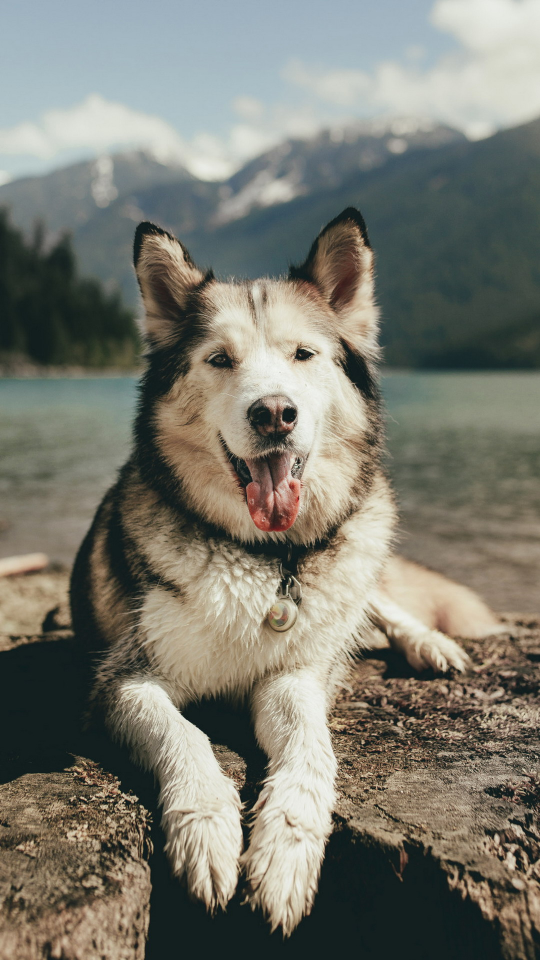
#> input picture images/img1.akspic.ru-datskij_dog-sebirskaya_haski-amerikanskij_elzasskij-gavanskaya_bolonka-alyaskinskij_malamut-1080x1920.jpg, 1080 x 1920 px (shown at 1/2 size); its folder holds only this picture in this run
$ jupyter execute report.ipynb
#> lines starting #> are read from the running program, lines starting #| are printed output that depends on the picture
### Завдання 1: Робота з набором файлів
Мета: створити функцію, що аналізує зображення у папці та формує
таблицю з інформацією про файли.

[cell 1]
import os
import pandas as pd
from PIL import Image
import glob

def get_image_info(folder_path):
#> called with folder_path = 'images'
    files = glob.glob(os.path.join(folder_path, '*'))
    image_data = []
    for file in files:
        if file.lower().endswith(('.png', '.jpg', '.jpeg', '.bmp', '.gif', '.tiff')):
            try:
                img = Image.open(file)
#> img is the input picture: PIL image 1080x1920 RGB; mean R, G, B 123, 122.4, 111.8
                info = {
                    'file_name': os.path.basename(file),
                    'color_mode': img.mode,
                    'format': img.format,
                    'channels': len(img.getbands()),
                    'file_size_MB': round(os.path.getsize(file) / (1024 * 1024), 2),
                    'width': img.width,
                    'height': img.height,
                    'full_path': file,
                    'thumbnail': img.resize((100, 100))
                }
                image_data.append(info)
            except Exception as e:
                print(f"Ошибка при обработке файла {file}: {e}")
    df = pd.DataFrame(image_data)
#> df = table of 1 rows and 9 columns
    return df

[cell 2]
folder_path = 'images'  # Замените на путь к вашей папке
df = get_image_info(folder_path)
#> df = table of 1 rows and 9 columns
display(df)  # Показать DataFrame в Jupyter

### Завдання 2: Створення постера
Мета: створити функцію, що генерує постер із зображень у папці,
додаючи випадкові кольорові фільтри.

[cell 3]
import random
import numpy as np
from PIL import Image

# Функция для обрезки изображения до квадрата
def crop_to_square(img):
    width, height = img.size
#> width = 1080; height = 1920
    min_side = min(width, height)
#> min_side = 1080

    left = (width - min_side) / 2
#> left = 0
    top = (height - min_side) / 2
#> top = 420
    right = (width + min_side) / 2
#> right = 1080
    bottom = (height + min_side) / 2
#> bottom = 1500

    img_cropped = img.crop((left, top, right, bottom))
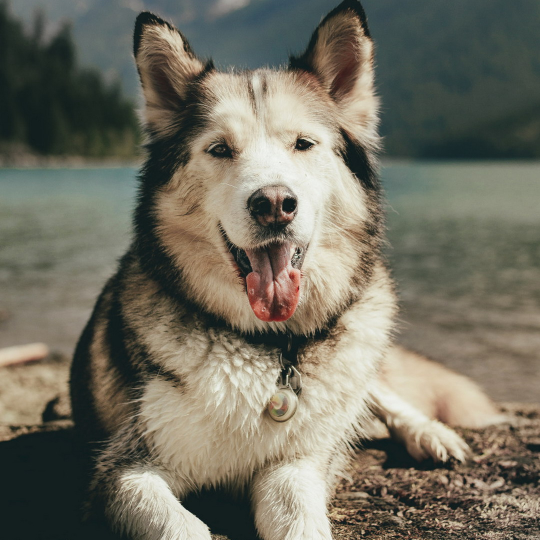
#> img_cropped: PIL image 1080x1080 RGB (shown at 1/2 size); mean R, G, B 115.3, 112.1, 98
    return img_cropped

# Функция для применения случайного фильтра
def apply_random_filter(img):
    filters = ['red', 'green', 'blue', 'yellow', 'purple', 'cyan']
    filter_choice = random.choice(filters)

    img = img.convert("RGB")
    np_img = np.array(img)

    if filter_choice == 'red':
        np_img[:, :, 1:] = 0  # Убираем зеленый и синий каналы
    elif filter_choice == 'green':
        np_img[:, :, [0, 2]] = 0  # Убираем красный и синий каналы
    elif filter_choice == 'blue':
        np_img[:, :, :2] = 0  # Убираем красный и зеленый каналы
    elif filter_choice == 'yellow':
        np_img[:, :, 2] = 0  # Убираем синий канал
    elif filter_choice == 'purple':
        np_img[:, :, 0] = 0  # Убираем красный канал
    elif filter_choice == 'cyan':
        np_img[:, :, 1] = 0  # Убираем зеленый канал

    return Image.fromarray(np_img)

# Функция для создания постера
def create_poster(folder_path, output_file, images_in_row, images_in_column):
    # Считываем все изображения из папки
    files = glob.glob(os.path.join(folder_path, '*'))
    image_files = [f for f in files if f.lower().endswith(('.png', '.jpg', '.jpeg', '.bmp', '.gif', '.tiff'))]

    # Ограничиваем количество изображений для постера
    selected_files = random.choices(image_files, k=min(12, len(image_files)))  # Максимум 12 изображений

    images = []
    for file in selected_files:
        img = Image.open(file)
        img_cropped = crop_to_square(img)  # Обрезаем в квадрат
        img_resized = img_cropped.resize((500, 500))  # Изменяем размер
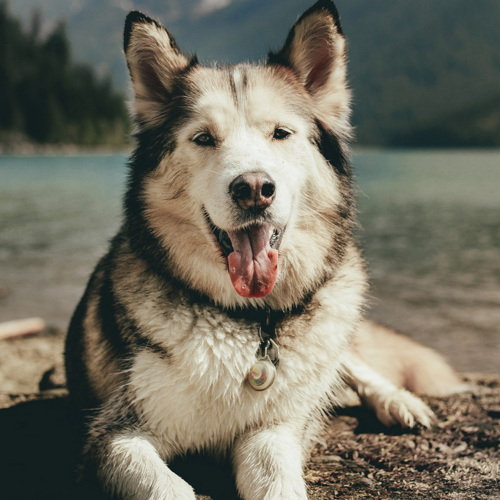
#> img_resized: PIL image 500x500 RGB; mean R, G, B 115.3, 112.1, 98
        img_with_filter = apply_random_filter(img_resized)  # Применяем случайный фильтр
#> in apply_random_filter, `np_img[:, :, 2] = 0`:
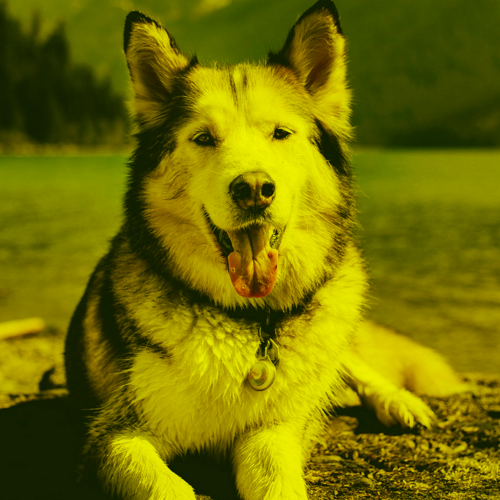
#> np_img: shape (500, 500, 3); mean R, G, B 115.3, 112.1, 0
        images.append(img_with_filter)

    # Вычисляем размеры для постера
    poster_width = images_in_row * 500
    poster_height = images_in_column * 500
    poster = Image.new('RGB', (poster_width, poster_height))
#> poster: PIL image 2000x1500 RGB; every value is 0

    # Размещаем изображения на постере
    for i in range(images_in_column):
        for j in range(images_in_row):
            if i * images_in_row + j < len(images):
                poster.paste(images[i * images_in_row + j], (j * 500, i * 500))
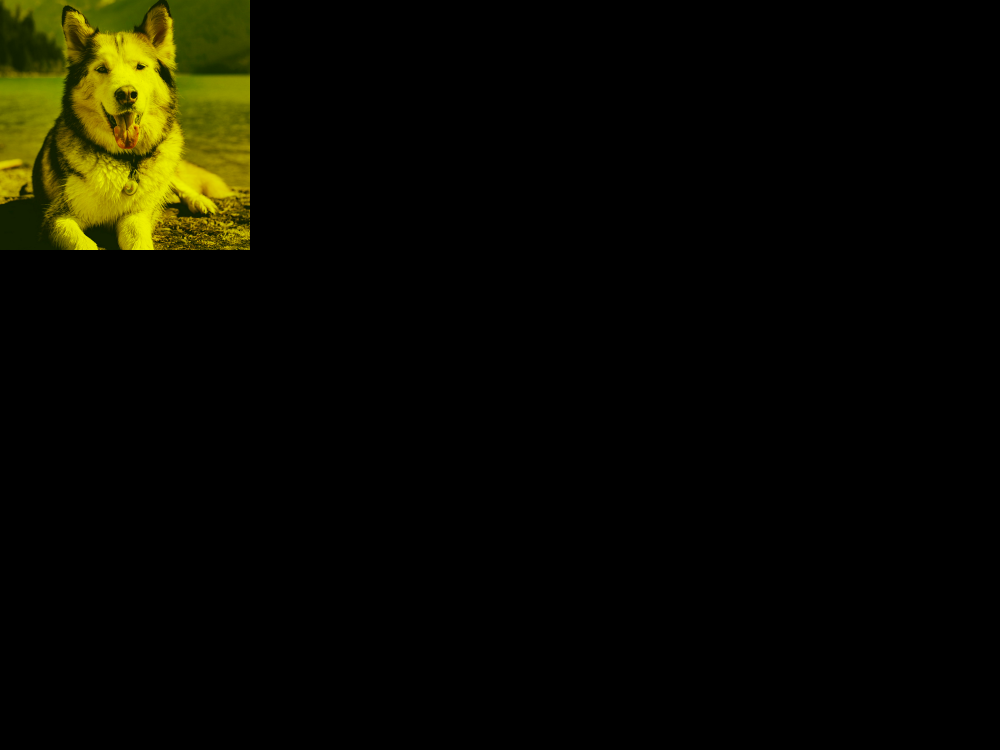
#> poster: PIL image 2000x1500 RGB (shown at 1/2 size); mean R, G, B 9.6, 9.3, 0

    # Сохраняем и показываем постер
    poster.save(output_file)
    poster.show()

[cell 4]
folder_path = 'images'


create_poster(folder_path, 'poster1.jpg', 4, 3)
create_poster(folder_path, 'poster2.png', 3, 4)
#> call 2 of create_poster, with folder_path = 'images', output_file = 'poster2.png', images_in_row = 3, images_in_column = 4
#> in apply_random_filter (call 2), `np_img[:, :, 0] = 0`:
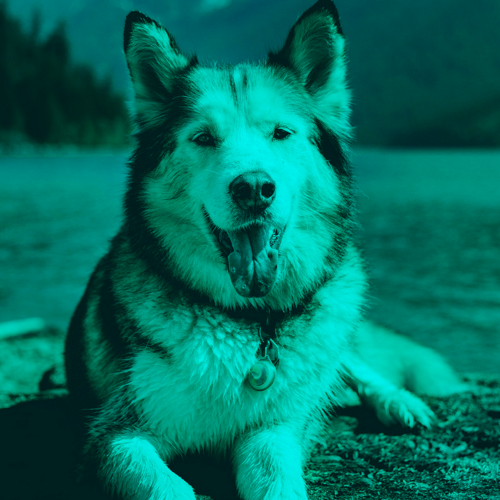
#> np_img: shape (500, 500, 3); mean R, G, B 0, 112.1, 98
#> in create_poster (call 2), `poster = Image.new('RGB', (poster_width, poster_height))`: poster: PIL image 1500x2000 RGB; every value is 0
#> after the loop in create_poster (call 2), `for i in range(images_in_column):`:
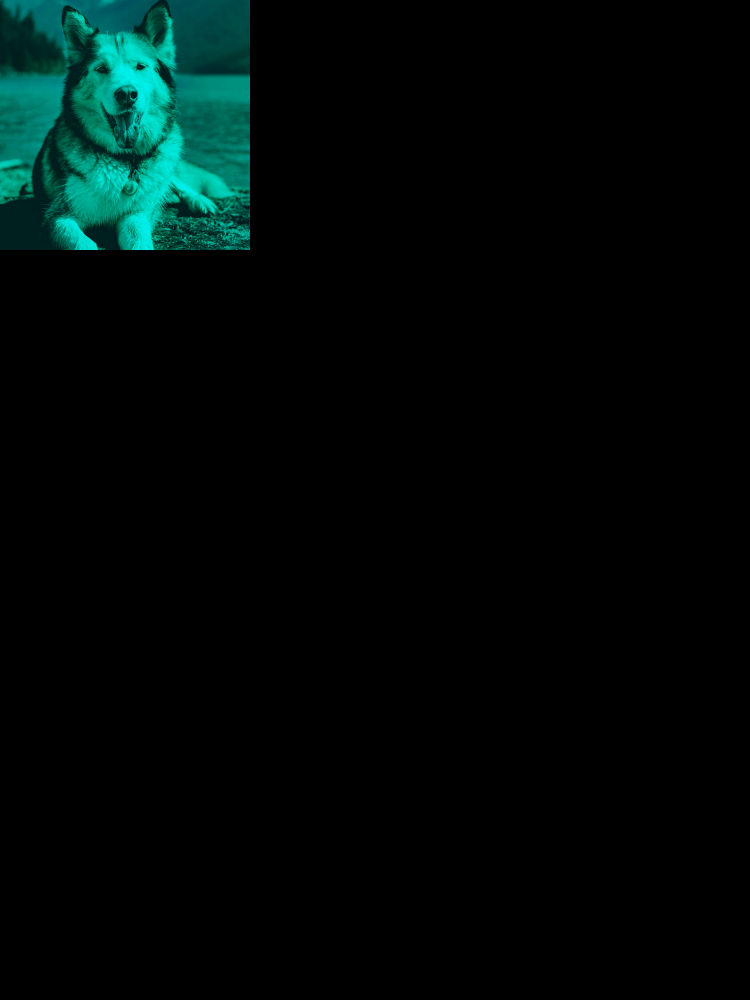
#> poster: PIL image 1500x2000 RGB (shown at 1/2 size); mean R, G, B 0, 9.3, 8.2
create_poster(folder_path, 'poster3.jpg', 2, 2)
#> call 3 of create_poster, with folder_path = 'images', output_file = 'poster3.jpg', images_in_row = 2, images_in_column = 2
#> in apply_random_filter (call 3), `np_img[:, :, :2] = 0`:
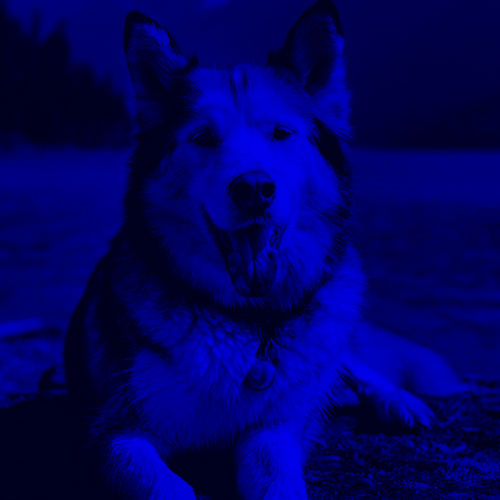
#> np_img: shape (500, 500, 3); mean R, G, B 0, 0, 98
#> in create_poster (call 3), `poster = Image.new('RGB', (poster_width, poster_height))`: poster: PIL image 1000x1000 RGB; every value is 0
#> after the loop in create_poster (call 3), `for i in range(images_in_column):`:
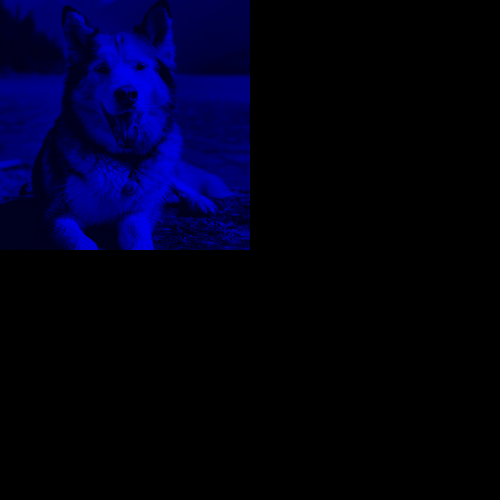
#> poster: PIL image 1000x1000 RGB (shown at 1/2 size); mean R, G, B 0, 0, 24.5

$ run again, on images/img2.akspic.ru-bakenbardy-russkaya_golubaya-shotlandskaya_vislouhaya-shartrez-britanskaya_korotkosherstnaya-1080x1920.jpg
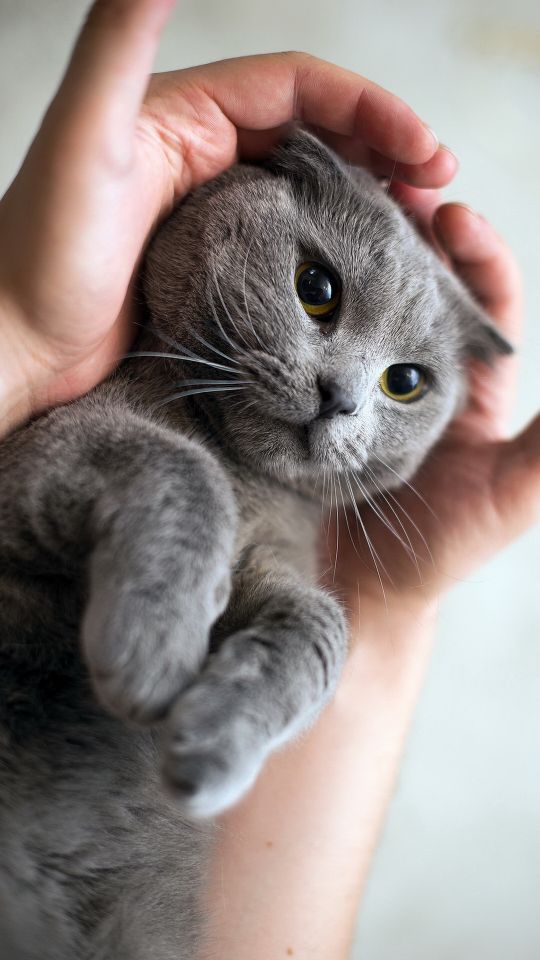
#> input picture images/img2.akspic.ru-bakenbardy-russkaya_golubaya-shotlandskaya_vislouhaya-shartrez-britanskaya_korotkosherstnaya-1080x1920.jpg, 1080 x 1920 px (shown at 1/2 size)
#> in get_image_info, img is the input picture: PIL image 1080x1920 RGB; mean R, G, B 146.3, 134.9, 131.2
#> in get_image_info, `df = pd.DataFrame(image_data)`: df = table of 1 rows and 9 columns
#> after the loop in create_poster (call 2), `for i in range(images_in_column):`:
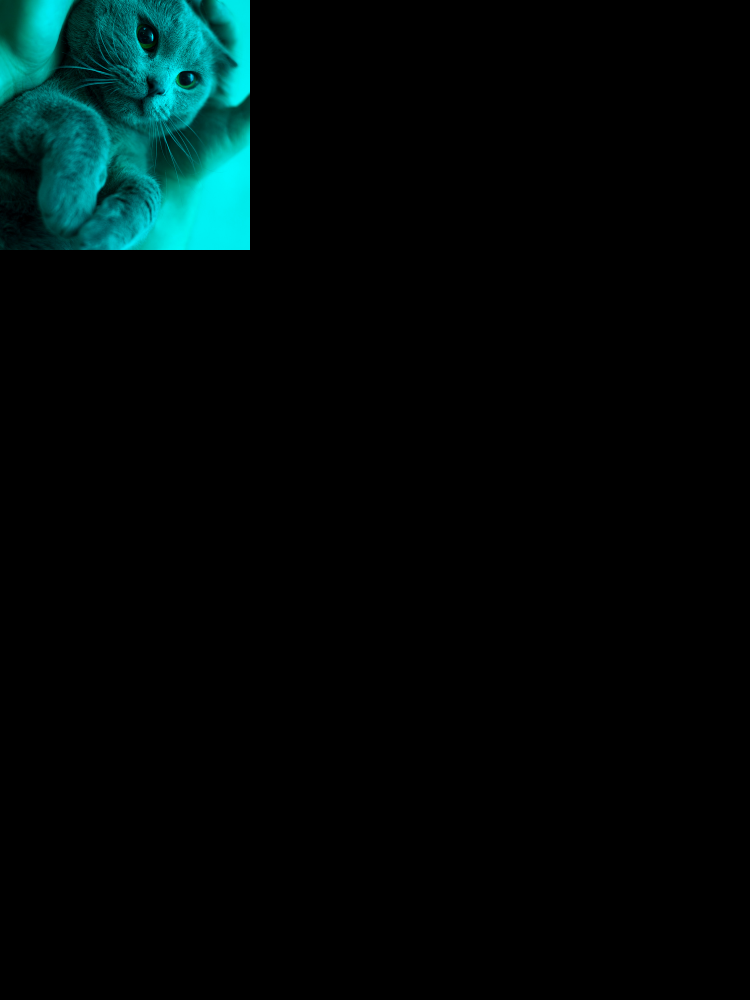
#> poster: PIL image 1500x2000 RGB (shown at 1/2 size); mean R, G, B 0, 9.9, 9.6
#> after the loop in create_poster (call 3), `for i in range(images_in_column):`:
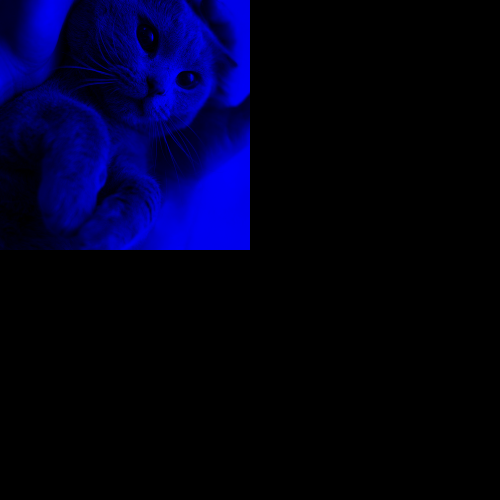
#> poster: PIL image 1000x1000 RGB (shown at 1/2 size); mean R, G, B 0, 0, 28.9

$ run again, on images/img2.akspic.ru-krolik-belye-svet-uho-kroliki_i_zajcy-1080x2340.png
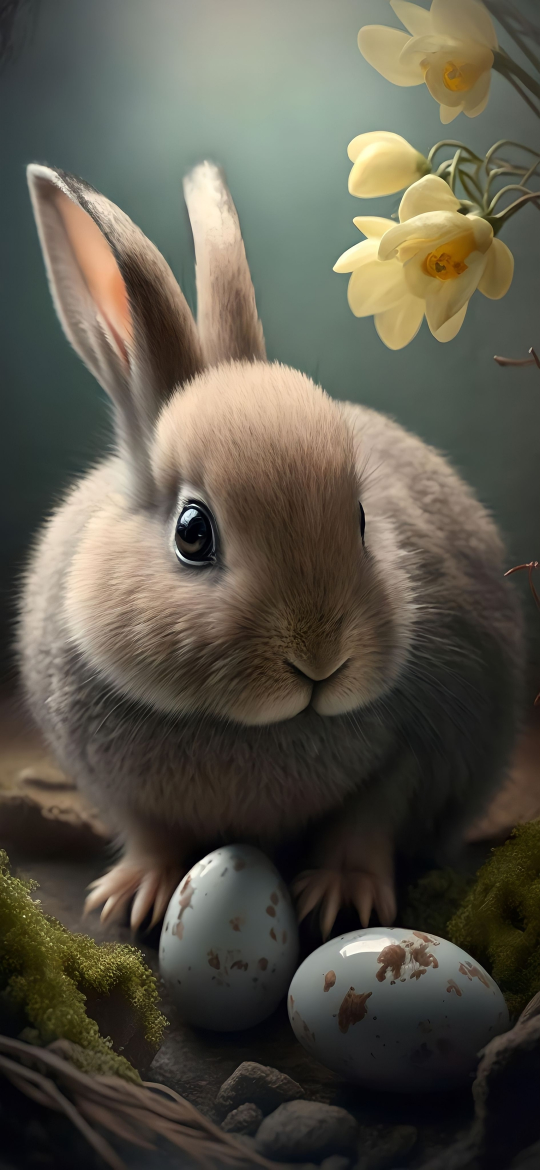
#> input picture images/img2.akspic.ru-krolik-belye-svet-uho-kroliki_i_zajcy-1080x2340.png, 1080 x 2340 px (shown at 1/2 size)
#> in get_image_info, img is the input picture: PIL image 1080x2340 RGB; mean R, G, B 90.6, 86.4, 74.2
#> in get_image_info, `df = pd.DataFrame(image_data)`: df = table of 1 rows and 9 columns
#> after the loop in create_poster (call 2), `for i in range(images_in_column):`:
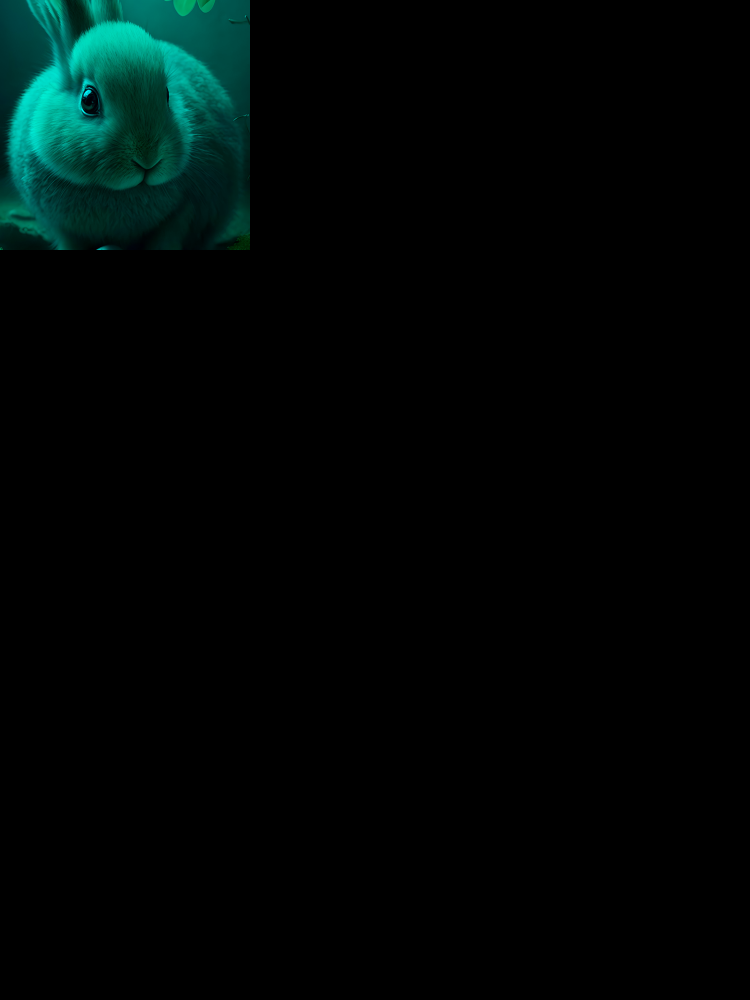
#> poster: PIL image 1500x2000 RGB (shown at 1/2 size); mean R, G, B 0, 6.9, 6
#> after the loop in create_poster (call 3), `for i in range(images_in_column):`:
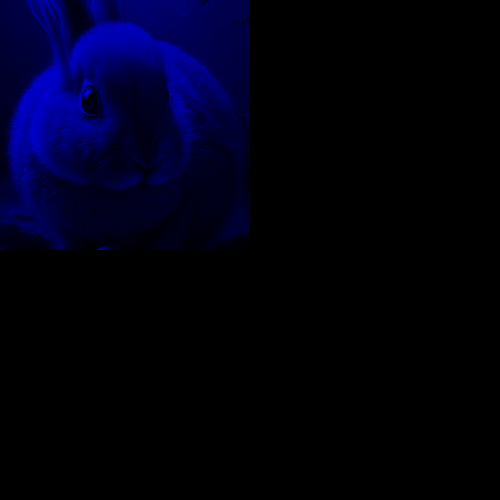
#> poster: PIL image 1000x1000 RGB (shown at 1/2 size); mean R, G, B 0, 0, 17.9
